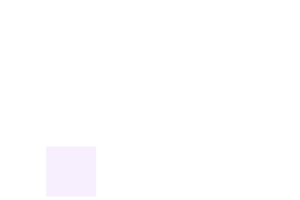
Frame 1 (no input)
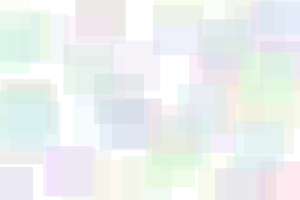
Frame 60 (the mouse pressed at the canvas centre just before this capture)
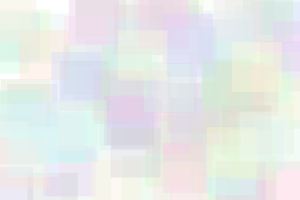
Frame 120 (the mouse held since frame 60 and released just before this capture)

The Processing sketch that drew these frames (run headless with seeded random() and noise(); from frame 60 on, the mouse is pressed at the canvas centre):

// Processing sketch: processing_58445
// ── processing_58445.pde

void setup(){
    size(300,200);
    background(255);
    smooth();
     
    rectMode(CENTER);
}
 
void draw(){
    noStroke();
    fill(random(200,255),random(200,255),random(200,255),100);
    rect(random(width),random(height),50,50);     
}
